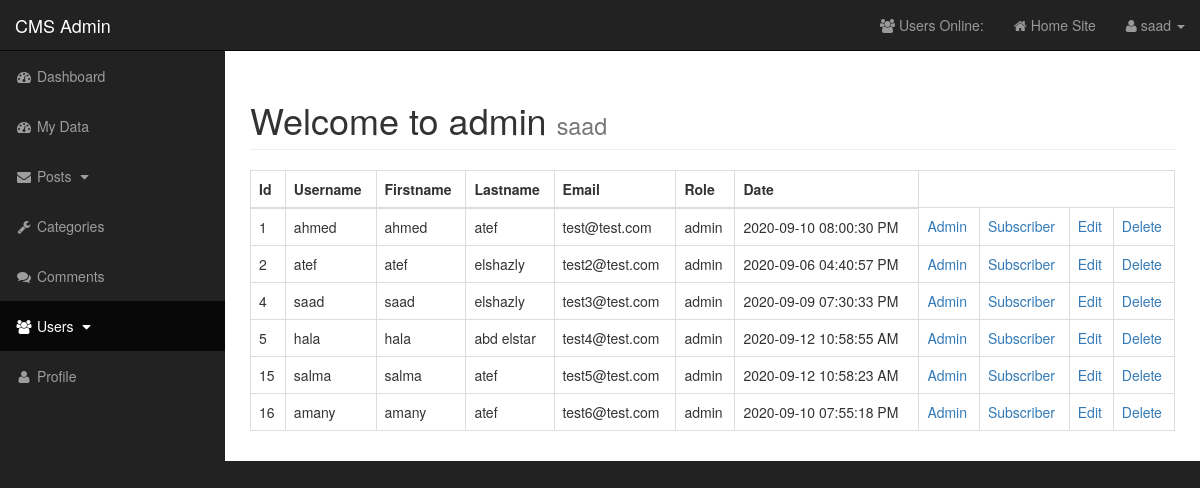
/admin/users.php (signed in), run on an earlier commit of the app's database.
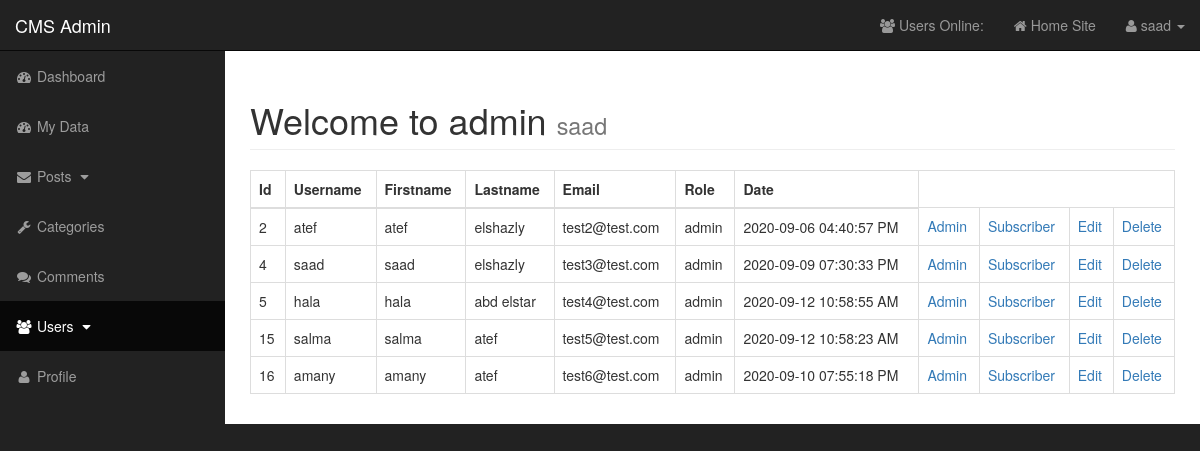
And on a later commit of the database.
### tables this page shows
CREATE TABLE `users` (
  `user_id` int(11) NOT NULL,
  `user_name` varchar(255) NOT NULL,
  `user_password` text NOT NULL,
  `user_email` varchar(255) NOT NULL,
  `user_firstname` varchar(255) NOT NULL,
  `user_lastname` varchar(255) NOT NULL,
  `user_image` text NOT NULL,
  `user_role` varchar(255) NOT NULL,
  `token` text DEFAULT NULL,
  `user_randSalt` varchar(255) NOT NULL DEFAULT '$2y$10$iusesomecrazystring161',
  `user_date` datetime NOT NULL DEFAULT current_timestamp()
);

### admin/includes/users/view_all_user.php (the view, shortened to what this page needs)
<table class="table table-bordered table-hover">
    <thead>
        <tr>
            <th>Id</th>
            <th>Username</th>
            <th>Firstname</th>
            <th>Lastname</th>
            <th>Email</th>
            <th>Role</th>
            <th>Date</th>
        </tr>
    </thead>
    <tbody>
        <?php
        $query = 'SELECT * FROM users ORDER BY user_id ASC';
        $select_users = mysqli_query( $connection, $query );
        while( $row = mysqli_fetch_assoc( $select_users ) ) {
            $user_id        = $row['user_id'];
            $user_name      = $row['user_name'];
            $user_email     = $row['user_email'];
            $user_firstname = $row['user_firstname'];
            $user_lastname  = $row['user_lastname'];
            $user_role      = $row['user_role'];
            $user_date      = $row['user_date'];
            $user_timestamp = strtotime($user_date);
            $user_time = date("Y-m-d h:i:s A", $user_timestamp);
            echo
            "
                <tr>
                    <td>{$user_id}</td>
                    <td>{$user_name}</td>
                    <td>{$user_firstname}</td>
                    <td>{$user_lastname}</td>
                    <td>{$user_email}</td>
                    <td>{$user_role}</td>
                    <td>{$user_time}</td>
                    <td><a href='users.php?change_to_admin={$user_id}'>Admin</a></td>
                    <td><a href='users.php?change_to_subscriber={$user_id}'>Subscriber</a></td>
                    <td><a href='users.php?source=edit_user&edit_user={$user_id}'>Edit</a></td>
                    <td><a href='users.php?delete={$user_id}'>Delete</a></td>
                </tr>
            ";
        }
    ?>
    </tbody>
</table>

### admin/includes/admin_header.php (shortened to what this page needs)
<!DOCTYPE html>
<html lang='en'>
<head>
    <link href='css/bootstrap.min.css' rel='stylesheet'>
    <link href='css/sb-admin.css' rel='stylesheet'>
    <link href='font-awesome/css/font-awesome.min.css' rel='stylesheet' type='text/css'>
    <link href='css/style.css' rel='stylesheet'>
</head>
<body>

### admin/users.php (shortened to what this page needs)
<?php $pageTitle = 'users' ?>
<?php require 'includes/admin_header.php' ?>
<div id='wrapper'>
    <?php require 'includes/admin_navigation.php' ?>
    <div id='page-wrapper'>
        <div class='container-fluid'>
            <div class='row'>
                <div class='col-lg-12'>
                    <h1 class='page-header'>
                        Welcome to admin
                        <small><?php echo (isset($_SESSION['user_name']))?$_SESSION['user_name']:"anonymous" ?></small>
                    </h1>
                    <?php
                        if ( isset( $_GET['source'] ) ) {
                            $source = $_GET['source'];
                        }
                        else{
                            $source = "";
                        }
                        switch ( $source ) {
                            default:
                                include 'includes/users/view_all_user.php';
                            break;
                        }
                    ?>
                </div>
            </div>
        </div>
    </div>
    <?php require 'includes/admin_footer.php' ?>

### admin/includes/admin_navigation.php (shortened to what this page needs)
<nav class="navbar navbar-inverse navbar-fixed-top" role="navigation">
    <div class="navbar-header">
        <a class="navbar-brand" href="./">CMS Admin</a>
    </div>
    <ul class="nav navbar-right top-nav">
        <li><a href="#"><i class="fa fa-users"></i> Users Online: <span class="usersOnline"></span></a></li>
        <li><a href="../"><i class="fa fa-home"></i> Home Site</a></li>
        <li class="dropdown">
            <a href="#" class="dropdown-toggle" data-toggle="dropdown"><i class="fa fa-user"></i>
            <?php echo (isset($_SESSION['user_name']))?$_SESSION['user_name']:"anonymous" ?>
            <b class="caret"></b></a>
        </li>
    </ul>
    <div class="collapse navbar-collapse navbar-ex1-collapse">
        <ul class="nav navbar-nav side-nav">
            <li class="<?php echo ($pageTitle == 'Dashboard')?'active':''; ?>">
                <a href="dashboard.php"><i class="fa fa-fw fa-dashboard"></i> Dashboard</a>
            </li>
            <li class="<?php echo ($pageTitle == 'My Data')?'active':''; ?>">
                <a href="index.php"><i class="fa fa-fw fa-dashboard"></i> My Data</a>
            </li>
            <li class="<?php echo ($pageTitle == 'posts')?'active':''; ?>">
                <a href="javascript:;" data-toggle="collapse" data-target="#posts_dropdown">
                    <i class="fa fa-fw fa-envelope"></i> Posts <i class="fa fa-fw fa-caret-down"></i>
                </a>
            </li>
            <li class="<?php echo ($pageTitle == 'categories')?'active':''; ?>">
                <a href="categories.php"><i class="fa fa-fw fa-wrench"></i> Categories</a>
            </li>
            <li class="<?php echo ($pageTitle == 'comments')?'active':''; ?>">
                <a href="comments.php"><i class="fa fa-fw fa-comments"></i> Comments</a>
            </li>
            <li class="<?php echo ($pageTitle == 'users')?'active':''; ?>">
                <a href="javascript:;" data-toggle="collapse" data-target="#users_dropdown">
                <i class="fa fa-fw fa-users"></i> Users <i class="fa fa-fw fa-caret-down"></i>
                </a>
            </li>
            <li class="<?php echo ($pageTitle == 'profile')?'active':''; ?>">
                <a href="./profile.php"><i class="fa fa-fw fa-user"></i> Profile</a>
            </li>
        </ul>
    </div>
</nav>

### admin/includes/admin_footer.php (shortened to what this page needs)
</div>
</body>
</html>

### admin/css/sb-admin.css (style rules this page uses)
body { margin-top: 100px; background-color: #222; }
@media (min-width:768px) { body { margin-top: 50px; } }
#wrapper { padding-left: 0; }
#page-wrapper { width: 100%; padding: 0; background-color: #fff; }
@media (min-width:768px) { #wrapper { padding-left: 225px; } }
@media (min-width:768px) { #page-wrapper { padding: 10px; } }
.top-nav { padding: 0 15px; }
.top-nav>li { display: inline-block; float: left; }
.top-nav>li>a { padding-top: 15px; padding-bottom: 15px; line-height: 20px; color: #999; }
@media (min-width:768px) { .side-nav { position: fixed; top: 51px; left: 225px; width: 225px; margin-left: -225px; border: none; border-radius: 0; overflow-y: auto; background-color: #222; } }
@media (min-width:768px) { .side-nav>li>a { width: 225px; } }

What changed in the data, as far as the page shows it:
removed users: user_id "1", user_name "ahmed", user_firstname "ahmed", user_lastname "atef", user_email "test@test.com", user_role "admin", user_date "2020-09-10 08:00:30 PM"
